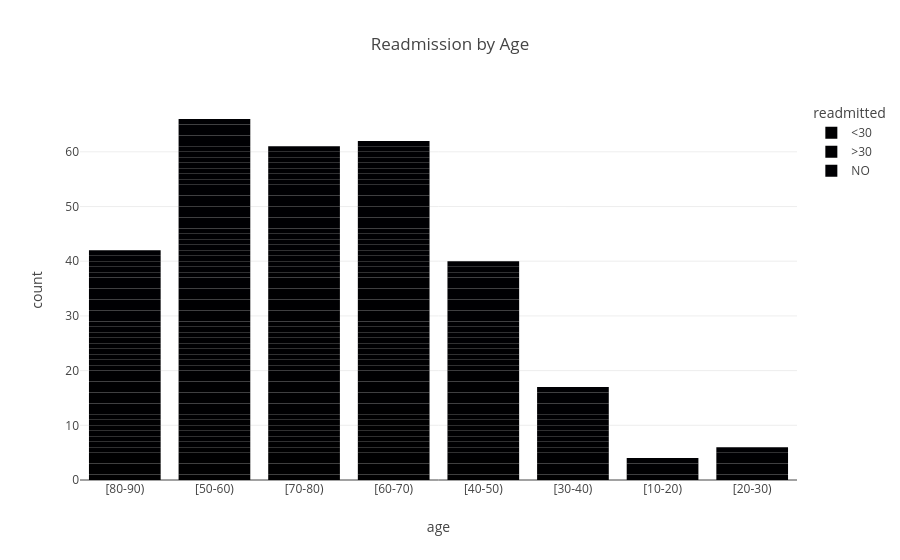

This figure's notebook cell:
### Code cell
fig = px.bar(df,
             x="age",
             color="readmitted",
             title="Readmission by Age")

fig.show()

### Figure 1 — Plotly figure (JSON) as saved in the notebook; plotly's stock layout.template omitted (floating-point values rounded to 4 significant figures; data arrays with more than 128 entries replaced by an {"elided": "..."} marker saying what was removed)
{"data": [{"hovertemplate": "readmitted=<30<br>age=%{x}<br>count=%{y}<extra></extra>", "legendgroup": "<30", "marker": {"color": "#000001", "pattern": {"shape": ""}}, "name": "<30", "orientation": "v", "showlegend": true, "textposition": "auto", "type": "bar", "x": ["[80-90)", "[50-60)", "[70-80)", "[60-70)", "[60-70)", "[70-80)", "[60-70)", "[50-60)", "[60-70)", "[80-90)", "[80-90)", "[60-70)", "[60-70)", "[70-80)", "[60-70)", "[60-70)", "[50-60)", "[60-70)", "[50-60)", "[80-90)", "[40-50)", "[50-60)", "[40-50)", "[70-80)", "[60-70)", "[70-80)", "[40-50)", "[60-70)", "[80-90)", "[70-80)", "[40-50)", "[70-80)", "[60-70)", "[50-60)", "[30-40)", "[60-70)"], "xaxis": "x", "y": [1, 1, 1, 1, 1, 1, 1, 1, 1, 1, 1, 1, 1, 1, 1, 1, 1, 1, 1, 1, 1, 1, 1, 1, 1, 1, 1, 1, 1, 1, 1, 1, 1, 1, 1, 1], "yaxis": "y"}, {"hovertemplate": "readmitted=>30<br>age=%{x}<br>count=%{y}<extra></extra>", "legendgroup": ">30", "marker": {"color": "#000002", "pattern": {"shape": ""}}, "name": ">30", "orientation": "v", "showlegend": true, "textposition": "auto", "type": "bar", "x": {"elided": "139 str values"}, "xaxis": "x", "y": {"elided": "139 int values"}, "yaxis": "y"}, {"hovertemplate": "readmitted=NO<br>age=%{x}<br>count=%{y}<extra></extra>", "legendgroup": "NO", "marker": {"color": "#000003", "pattern": {"shape": ""}}, "name": "NO", "orientation": "v", "showlegend": true, "textposition": "auto", "type": "bar", "x": ["[50-60)", "[70-80)", "[50-60)", "[70-80)", "[80-90)", "[60-70)", "[20-30)", "[40-50)", "[50-60)", "[60-70)", "[70-80)", "[40-50)", "[80-90)", "[50-60)", "[60-70)", "[70-80)", "[50-60)", "[60-70)", "[50-60)", "[70-80)", "[60-70)", "[50-60)", "[50-60)", "[70-80)", "[80-90)", "[50-60)", "[50-60)", "[50-60)", "[60-70)", "[50-60)", "[40-50)", "[40-50)", "[40-50)", "[50-60)", "[60-70)", "[80-90)", "[70-80)", "[80-90)", "[10-20)", "[70-80)", "[80-90)", "[40-50)", "[60-70)", "[80-90)", "[80-90)", "[50-60)", "[30-40)", "[80-90)", "[50-60)", "[70-80)", "[50-60)", "[70-80)", "[50-60)", "[60-70)", "[80-90)", "[60-70)", "[60-70)", "[40-50)", "[50-60)", "[80-90)", "[40-50)", "[60-70)", "[60-70)", "[30-40)", "[70-80)", "[40-50)", "[50-60)", "[10-20)", "[50-60)", "[30-40)", "[50-60)", "[70-80)", "[60-70)", "[60-70)", "[60-70)", "[80-90)", "[30-40)", "[70-80)", "[80-90)", "[30-40)", "[50-60)", "[50-60)", "[70-80)", "[50-60)", "[40-50)", "[50-60)", "[40-50)", "[30-40)", "[20-30)", "[70-80)", "[30-40)", "[30-40)", "[70-80)", "[50-60)", "[60-70)", "[40-50)", "[60-70)", "[70-80)", "[50-60)", "[70-80)", "[50-60)", "[60-70)", "[60-70)", "[60-70)", "[30-40)", "[40-50)", "[70-80)", "[70-80)", "[50-60)", "[50-60)", "[80-90)", "[70-80)", "[80-90)", "[50-60)", "[70-80)", "[70-80)", "[50-60)", "[30-40)", "[60-70)", "[60-70)", "[40-50)", "[60-70)", "[40-50)"], "xaxis": "x", "y": [1, 1, 1, 1, 1, 1, 1, 1, 1, 1, 1, 1, 1, 1, 1, 1, 1, 1, 1, 1, 1, 1, 1, 1, 1, 1, 1, 1, 1, 1, 1, 1, 1, 1, 1, 1, 1, 1, 1, 1, 1, 1, 1, 1, 1, 1, 1, 1, 1, 1, 1, 1, 1, 1, 1, 1, 1, 1, 1, 1, 1, 1, 1, 1, 1, 1, 1, 1, 1, 1, 1, 1, 1, 1, 1, 1, 1, 1, 1, 1, 1, 1, 1, 1, 1, 1, 1, 1, 1, 1, 1, 1, 1, 1, 1, 1, 1, 1, 1, 1, 1, 1, 1, 1, 1, 1, 1, 1, 1, 1, 1, 1, 1, 1, 1, 1, 1, 1, 1, 1, 1, 1, 1], "yaxis": "y"}], "layout": {"barmode": "relative", "legend": {"title": {"text": "readmitted"}, "tracegroupgap": 0}, "title": {"text": "Readmission by Age"}, "xaxis": {"anchor": "y", "domain": [0, 1], "title": {"text": "age"}}, "yaxis": {"anchor": "x", "domain": [0, 1], "title": {"text": "count"}}}}
